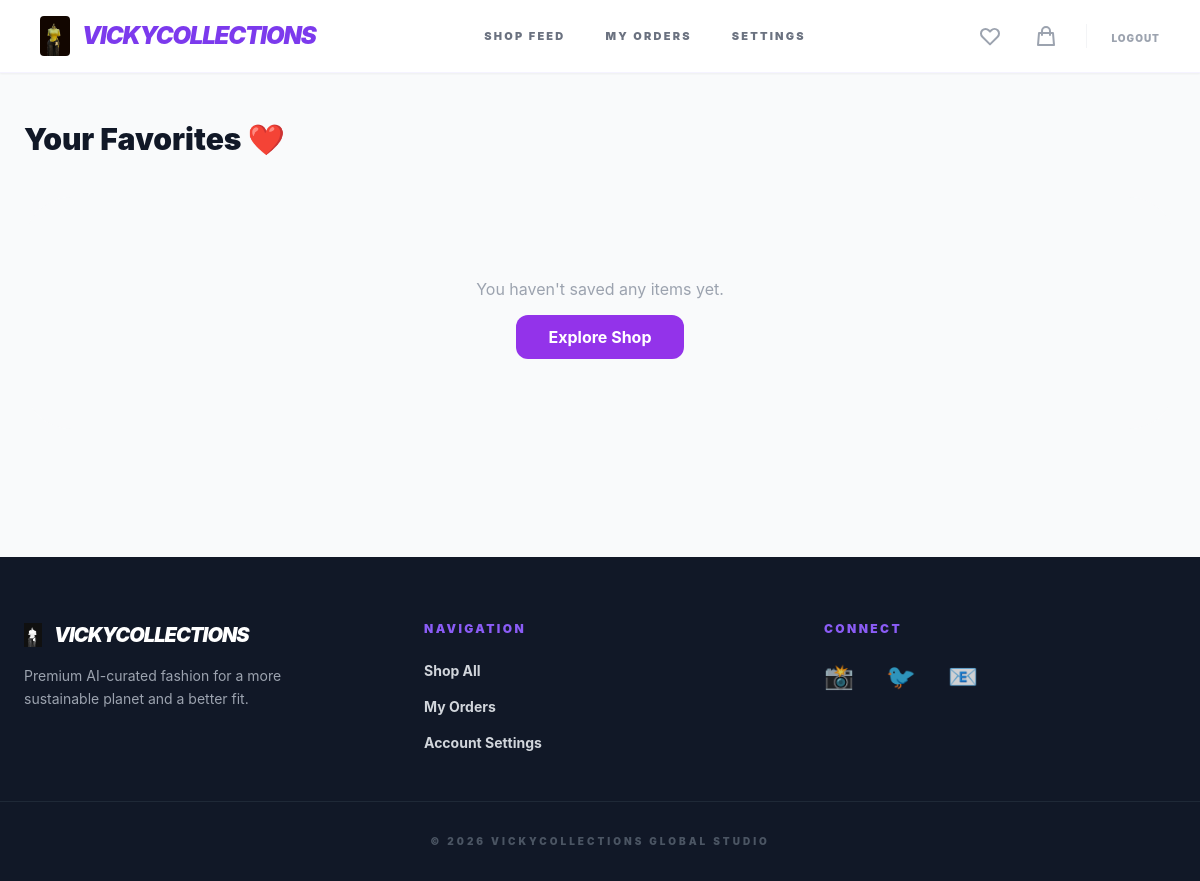
The page /wishlist/ (signed in) on the database its author committed.
### store/models.py (models this page shows, shortened)
class StoreSettings(models.Model):
    store_name = models.CharField(max_length=100, default="ThriftElegance")
    logo = models.ImageField(upload_to='store_assets/', blank=True, null=True)
    class Meta:
        verbose_name_plural = "Store Settings"
    @classmethod
    def load(cls):
        obj, created = cls.objects.get_or_create(pk=1)
        return obj

### store/views.py (the view)
# urls.py: path('wishlist/', views.wishlist, name='wishlist_view'), # Added _view here
@login_required
def wishlist(request):
    products = request.user.favorites.all()
    return render(request, 'store/wishlist.html', {'products': products})

### store/context_processors.py (called while the page is built)
def store_info(request):
    return {
        'store': StoreSettings.load()
    }

### templates/store/wishlist.html
{% extends 'base.html' %}
{% block content %}
<div class="max-w-7xl mx-auto px-6 py-12">
    <h1 class="text-3xl font-black mb-10 text-gray-900">Your Favorites ❤️</h1>
    {% if products %}
        <div class="grid grid-cols-2 lg:grid-cols-4 gap-8">
            {% for product in products %}
                {% include 'store/partials/product_card.html' with product=product %}
            {% endfor %}
        </div>
    {% else %}
        <div class="text-center py-20 bg-gray-50 rounded-[3rem]">
            <p class="text-gray-400 mb-6">You haven't saved any items yet.</p>
            <a href="{% url 'dashboard' %}" class="bg-purple-600 text-white px-8 py-3 rounded-xl font-bold">Explore Shop</a>
        </div>
    {% endif %}
</div>
{% endblock %}

### templates/base.html (shortened to what this page needs)
<!DOCTYPE html>
<html lang="en">
<head>
    <script src="https://cdn.tailwindcss.com"></script>
</head>
<body class="bg-gray-50 flex flex-col min-h-screen">
    <nav class="bg-white border-b border-brand-50 sticky top-0 z-50 shadow-sm">
        <div class="max-w-7xl mx-auto px-4 md:px-10 py-4 flex justify-between items-center">
            <a href="{% url 'landing' %}" class="flex items-center shrink-0 space-x-3">
                {% if store.logo %}
                    <img src="{{ store.logo.url }}" alt="{{ store.store_name }}" class="h-8 md:h-10 w-auto object-contain rounded">
                {% endif %}
                <span class="text-xl md:text-2xl font-black text-brand-600 tracking-tighter uppercase italic">
                    {{ store.store_name|default:"ThriftElegance" }}
                </span>
            </a>
            <div class="hidden md:flex items-center space-x-10 text-[11px] font-black text-gray-500 uppercase tracking-[0.2em]">
                <a href="{% url 'dashboard' %}" class="hover:text-brand-600 transition">Shop Feed</a>
                <a href="{% url 'order_history' %}" class="hover:text-brand-600 transition">My Orders</a>
                <a href="{% url 'profile_settings' %}" class="hover:text-brand-600 transition">Settings</a>
            </div>
            <div class="flex items-center space-x-3 md:space-x-6">
                {% if user.is_authenticated %}
                    <a href="{% url 'wishlist_view' %}" class="text-gray-400 hover:text-brand-600 transition p-1">
                        <svg xmlns="http://www.w3.org/2000/svg" class="h-6 w-6" fill="none" viewBox="0 0 24 24" stroke="currentColor">
                            <path stroke-linecap="round" stroke-linejoin="round" stroke-width="2" d="M4.318 6.318a4.5 4.5 0 000 6.364L12 20.364l7.682-7.682a4.5 4.5 0 00-6.364-6.364L12 7.636l-1.318-1.318a4.5 4.5 0 00-6.364 0z" />
                        </svg>
                    </a>
                    <a href="{% url 'cart' %}" class="relative text-gray-400 hover:text-brand-600 transition p-1">
                        <svg xmlns="http://www.w3.org/2000/svg" class="h-6 w-6" fill="none" viewBox="0 0 24 24" stroke="currentColor">
                            <path stroke-linecap="round" stroke-linejoin="round" stroke-width="2" d="M16 11V7a4 4 0 00-8 0v4M5 9h14l1 12H4L5 9z" />
                        </svg>
                    </a>
                    <form action="{% url 'logout' %}" method="POST" class="hidden md:block">
                        <button type="submit" class="text-[10px] font-black text-gray-400 hover:text-red-500 uppercase tracking-widest transition">
                            Logout
                        </button>
                    </form>
                {% else %}
                    <a href="{% url 'login' %}" class="font-black text-white bg-brand-600 px-6 py-2 rounded-xl text-xs uppercase tracking-widest shadow-lg shadow-brand-100 hover:bg-brand-700 transition">Login</a>
                {% endif %}
            </div>
        </div>
    </nav>
    <main class="flex-grow">
        {% block content %}
        {% endblock %}
    </main>
    <footer class="bg-gray-900 text-white pt-16 pb-8 mt-20">
        <div class="max-w-7xl mx-auto px-6 grid grid-cols-1 md:grid-cols-3 gap-12 border-b border-gray-800 pb-12">
            <div class="text-center md:text-left">
                <div class="flex items-center justify-center md:justify-start space-x-3 mb-4">
                    {% if store.logo %}
                        <img src="{{ store.logo.url }}" class="h-6 w-auto grayscale brightness-200">
                    {% endif %}
                    <h3 class="font-black italic uppercase tracking-tighter text-xl">{{ store.store_name|default:"ThriftElegance" }}</h3>
                </div>
                <p class="text-gray-400 text-sm leading-relaxed max-w-xs mx-auto md:mx-0">Premium AI-curated fashion for a more sustainable planet and a better fit.</p>
            </div>
            <div class="text-center md:text-left">
                <h4 class="font-black mb-6 text-xs uppercase tracking-[0.2em] text-brand-500">Navigation</h4>
                <ul class="text-gray-300 text-sm space-y-4 font-bold">
                    <li><a href="{% url 'dashboard' %}" class="hover:text-white transition">Shop All</a></li>
                    <li><a href="{% url 'order_history' %}" class="hover:text-white transition">My Orders</a></li>
                    <li><a href="{% url 'profile_settings' %}" class="hover:text-white transition">Account Settings</a></li>
                </ul>
            </div>
            <div class="text-center md:text-left">
                <h4 class="font-black mb-6 text-xs uppercase tracking-[0.2em] text-brand-500">Connect</h4>
                <div class="flex justify-center md:justify-start space-x-8 text-2xl">
                    <a href="#" class="hover:text-brand-500 transition opacity-80 hover:opacity-100">📸</a>
                    <a href="#" class="hover:text-brand-500 transition opacity-80 hover:opacity-100">🐦</a>
                    <a href="#" class="hover:text-brand-500 transition opacity-80 hover:opacity-100">📧</a>
                </div>
            </div>
        </div>
        <p class="text-center text-gray-600 text-[10px] mt-8 font-black uppercase tracking-[0.3em]">
            © 2026 {{ store.store_name|default:"ThriftElegance" }} Global Studio
        </p>
    </footer>
</body>
</html>

### rows shown on the page
StoreSettings: logo (picture), store_name "VICKYCOLLECTIONS"
